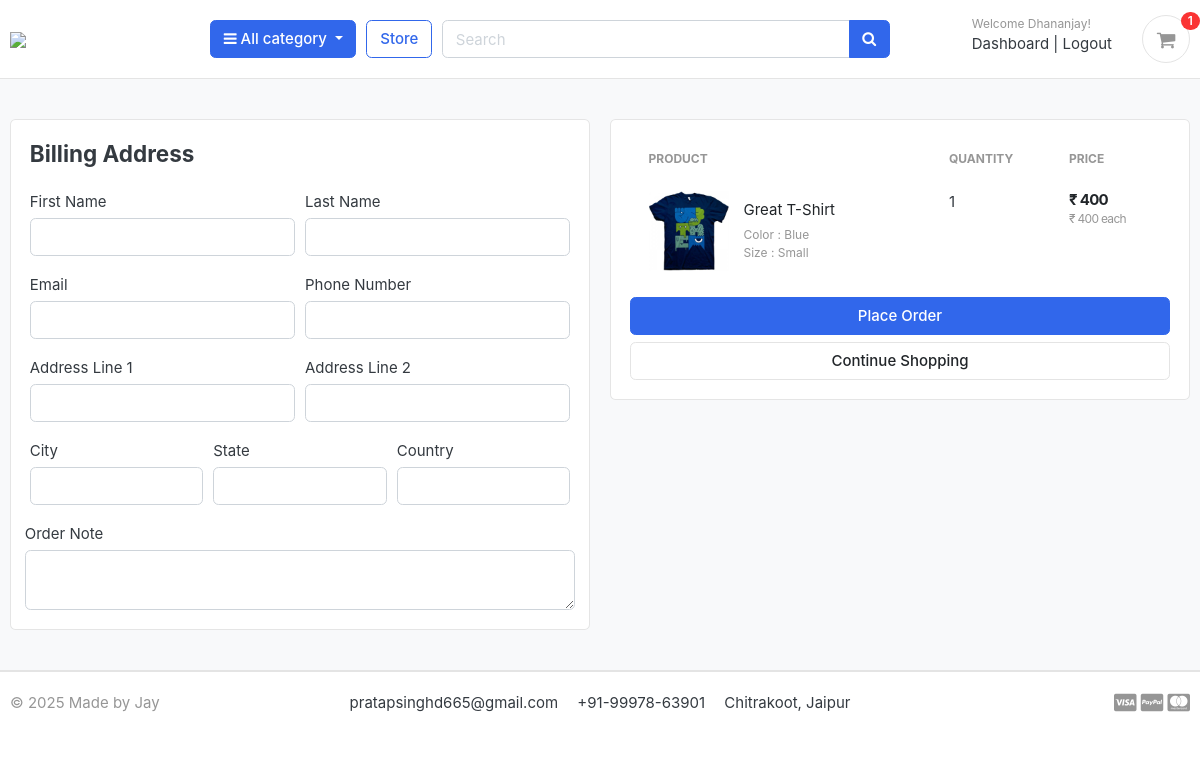
Before: /cart/checkout/ (signed in) with the older database file.
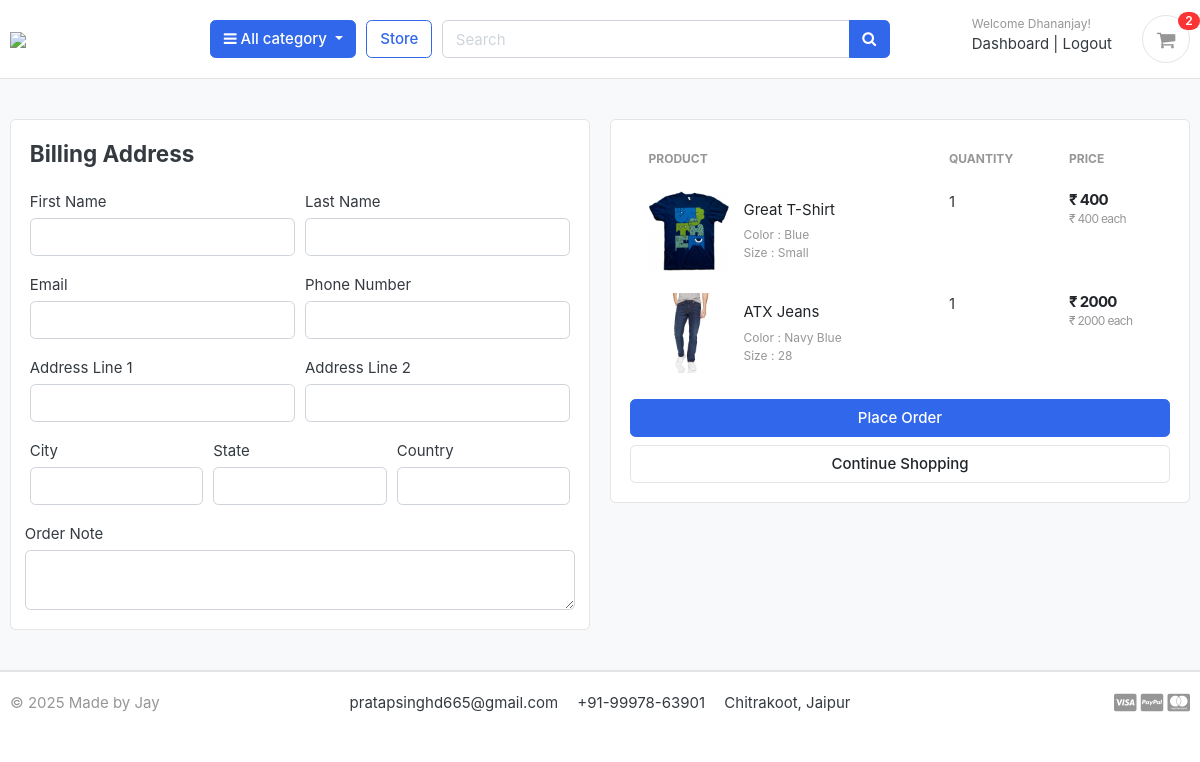
After: the same page with the newer database file.
### carts/models.py (models this page shows, shortened)
class CartItem(models.Model):
    user = models.ForeignKey(Account, on_delete=models.CASCADE, null=True)
    product = models.ForeignKey(Product, on_delete=models.CASCADE)
    variations = models.ManyToManyField(Variation, blank=True)
    cart    = models.ForeignKey(Cart, on_delete=models.CASCADE, null=True)
    quantity = models.IntegerField()
    is_active = models.BooleanField(default=True)
    def sub_total(self):
        return self.product.price * self.quantity

### store/models.py (models this page shows, shortened)
class Product(models.Model):
    product_name    = models.CharField(max_length=200, unique=True)
    slug            = models.SlugField(max_length=200, unique=True)
    description     = models.TextField(max_length=500, blank=True)
    price           = models.IntegerField()
    images          = models.ImageField(upload_to='photos/products')
    stock           = models.IntegerField()
    is_available    = models.BooleanField(default=True)
    category        = models.ForeignKey(Category, on_delete=models.CASCADE)
    created_date    = models.DateTimeField(auto_now_add=True)
    modified_date   = models.DateTimeField(auto_now=True)
    def get_url(self):
        return reverse('product_detail', args=[self.category.slug, self.slug])

class Variation(models.Model):
    product = models.ForeignKey(Product, on_delete=models.CASCADE)
    variation_category = models.CharField(max_length=100, choices=variation_category_choice)
    variation_value     = models.CharField(max_length=100)
    is_active           = models.BooleanField(default=True)
    created_date        = models.DateTimeField(auto_now=True)
    objects = VariationManager()

### carts/views.py (the view)
# urls.py: path('checkout/', views.checkout, name='checkout'),
@login_required(login_url='login')
def checkout(request, total=0, quantity=0, cart_items=None):
    try:
        tax = 0
        grand_total = 0
        if request.user.is_authenticated:
            cart_items = CartItem.objects.filter(user=request.user, is_active=True)
        else:
            cart = Cart.objects.get(cart_id=_cart_id(request))
            cart_items = CartItem.objects.filter(cart=cart, is_active=True)
        for cart_item in cart_items:
            total += (cart_item.product.price * cart_item.quantity)
            quantity += cart_item.quantity
        tax = (2 * total)/100
        grand_total = total + tax
    except ObjectDoesNotExist:
        pass #just ignore
    context = {
        'total': total,
        'quantity': quantity,
        'cart_items': cart_items,
        'tax'       : tax,
        'grand_total': grand_total,
    }
    return render(request, 'store/checkout.html', context)

### carts/context_processors.py (called while the page is built)
def counter(request):
    cart_count = 0
    if 'admin' in request.path:
        return {}
    else:
        try:
            cart = Cart.objects.filter(cart_id=_cart_id(request))
            if request.user.is_authenticated:
                cart_items = CartItem.objects.all().filter(user=request.user)
            else:
                cart_items = CartItem.objects.all().filter(cart=cart[:1])
            for cart_item in cart_items:
                cart_count += cart_item.quantity
        except Cart.DoesNotExist:
            cart_count = 0
    return dict(cart_count=cart_count)

### carts/views.py (called while the page is built)
def _cart_id(request):
    cart = request.session.session_key
    if not cart:
        cart = request.session.create()
    return cart

### category/context_processors.py (called while the page is built)
def menu_links(request):
    links = Category.objects.all()
    return dict(links=links)

### category/models.py (called while the page is built)
    def get_url(self):
        return reverse('products_by_category', args=[self.slug])

### templates/store/checkout.html (shortened to what this page needs)
{% extends 'base.html' %}
{% load static %}
{% block content %}
<section class="section-content padding-y bg">
<div class="container">
<div class="row">
	<aside class="col-lg-6">
<div class="card">
  <div class="card-body">
    <h4 class="card-title mb-4">Billing Address</h4>
    <form action="{% url 'place_order' %}" method="POST">
      <div class="form-row">
        <div class="col form-group">
          <label for="">First Name</label>
          <input type="text" name="first_name" class="form-control" required>
        </div>
        <div class="col form-group">
          <label for="">Last Name</label>
          <input type="text" name="last_name" class="form-control" required>
        </div>
      </div>
      <div class="form-row">
        <div class="col form-group">
          <label for="">Email</label>
          <input type="email" name="email" class="form-control" required>
        </div>
        <div class="col form-group">
          <label for="">Phone Number</label>
          <input type="text" name="phone" class="form-control" required>
        </div>
      </div>
      <div class="form-row">
        <div class="col form-group">
          <label for="">Address Line 1</label>
          <input type="text" name="address_line_1" class="form-control" required>
        </div>
        <div class="col form-group">
          <label for="">Address Line 2</label>
          <input type="text" name="address_line_2" class="form-control">
        </div>
      </div>
      <div class="form-row">
        <div class="col form-group">
          <label for="">City</label>
          <input type="text" name="city" class="form-control" required>
        </div>
        <div class="col form-group">
          <label for="">State</label>
          <input type="text" name="state" class="form-control" required>
        </div>
        <div class="col form-group">
          <label for="">Country</label>
          <input type="text" name="country" class="form-control" required>
        </div>
        </div>
        <div class="form-row">
          <label for="">Order Note</label>
          <textarea name="order_note" rows="2" class="form-control"></textarea>
        </div>
  </div>
</div>
	</aside>
	<aside class="col-lg-6">
		<div class="card">
		<div class="card-body">
      <table class="table table-borderless table-shopping-cart">
      <thead class="text-muted">
      <tr class="small text-uppercase">
        <th scope="col">Product</th>
        <th scope="col" width="120">Quantity</th>
        <th scope="col" width="120">Price</th>
      </tr>
      </thead>
      <tbody>
      {% for cart_item in cart_items %}
      <tr>
      	<td>
      		<figure class="itemside align-items-center">
      			<div class="aside"><img src="{{ cart_item.product.images.url }}" class="img-sm"></div>
      			<figcaption class="info">
      				<a href="{{ cart_item.product.get_url }}" class="title text-dark">{{ cart_item.product.product_name }}</a>
      				<p class="text-muted small">
      					{% if cart_item.variations.all %}
      						{% for item in cart_item.variations.all %}
      							{{ item.variation_category | capfirst }} : {{ item.variation_value | capfirst }} <br>
      						{% endfor %}
      					{% endif %}
      				</p>
      			</figcaption>
      		</figure>
      	</td>
      	<td>
      				<label for="">{{cart_item.quantity}}</label>
      	</td>
      	<td>
      		<div class="price-wrap">
      			<var class="price">₹ {{ cart_item.sub_total }}</var>
      			<small class="text-muted"> ₹ {{ cart_item.product.price }} each </small>
      		</div>
      	</td>
      </tr>
      {% endfor %}
      </tbody>
      </table>
      <button type="submit" name="submit" class="btn btn-primary btn-block">Place Order</button>
			<a href="{% url 'store' %}" class="btn btn-light btn-block">Continue Shopping</a>
		</div>
		</div>
</aside>
</div>
</div>
</section>
{% endblock %}

### templates/includes/navbar.html (shortened to what this page needs)
{% load static %}
<header class="section-header">
<section class="header-main border-bottom">
  <div class="container">
<div class="row align-items-center">
  <div class="col-lg-2 col-md-3 col-6">
    <a href="{% url 'home' %}" class="brand-wrap">
      <img class="logo" src="{% static './images/logo.png' %}">
    </a>
  </div>
  <div class="col-lg col-sm col-md col-6 flex-grow-0">
    <div class="category-wrap dropdown d-inline-block float-right">
      <button type="button" class="btn btn-primary dropdown-toggle" data-toggle="dropdown">
        <i class="fa fa-bars"></i> All category
      </button>
    </div>
  </div>
  <a href="{% url 'store' %}" class="btn btn-outline-primary">Store</a>
  <div class="col-lg  col-md-6 col-sm-12 col">
    <form action="{% url 'search' %}" class="search" method='GET'>
      <div class="input-group w-100">
          <input type="text" class="form-control" style="width:60%;" placeholder="Search" name="keyword">
          <div class="input-group-append">
            <button class="btn btn-primary" type="submit">
              <i class="fa fa-search"></i>
            </button>
          </div>
        </div>
    </form>
  </div>
  <div class="col-lg-3 col-sm-6 col-8 order-2 order-lg-3">
        <div class="d-flex justify-content-end mb-3 mb-lg-0">
          {% if user.id is None %}
          <div class="widget-header">
            <small class="title text-muted">Welcome guest!</small>
            <div>
              <a href="{% url 'login' %}">Sign in</a> <span class="dark-transp"> | </span>
              <a href="{% url 'register' %}"> Register</a>
            </div>
          </div>
          {% else %}
          <div class="widget-header">
            <small class="title text-muted">Welcome {{user.first_name}}!</small>
            <div>
              <a href="{% url 'dashboard' %}">Dashboard</a> <span class="dark-transp"> | </span>
              <a href="{% url 'logout' %}"> Logout</a>
            </div>
          </div>
          {% endif %}
          <a href="{% url 'cart' %}" class="widget-header pl-3 ml-3">
            <div class="icon icon-sm rounded-circle border"><i class="fa fa-shopping-cart"></i></div>
            <span class="badge badge-pill badge-danger notify">{{cart_count}}</span>
          </a>
        </div>
      </div>
</div>
  </div>
</section>
</header>

Changed rows visible on the page:
added CartItem: product.images (picture), product.product_name "ATX Jeans", quantity "1", sub_total "2000", product.price "2000"
now on this page (row unchanged): Variation: variation_category "Color", variation_value "Navy Blue", shown under "ATX Jeans"
now on this page (row unchanged): Variation: variation_category "Size", variation_value "28", shown under "ATX Jeans"
Other visible differences:
{{ cart_count }}: "1" → "2"
